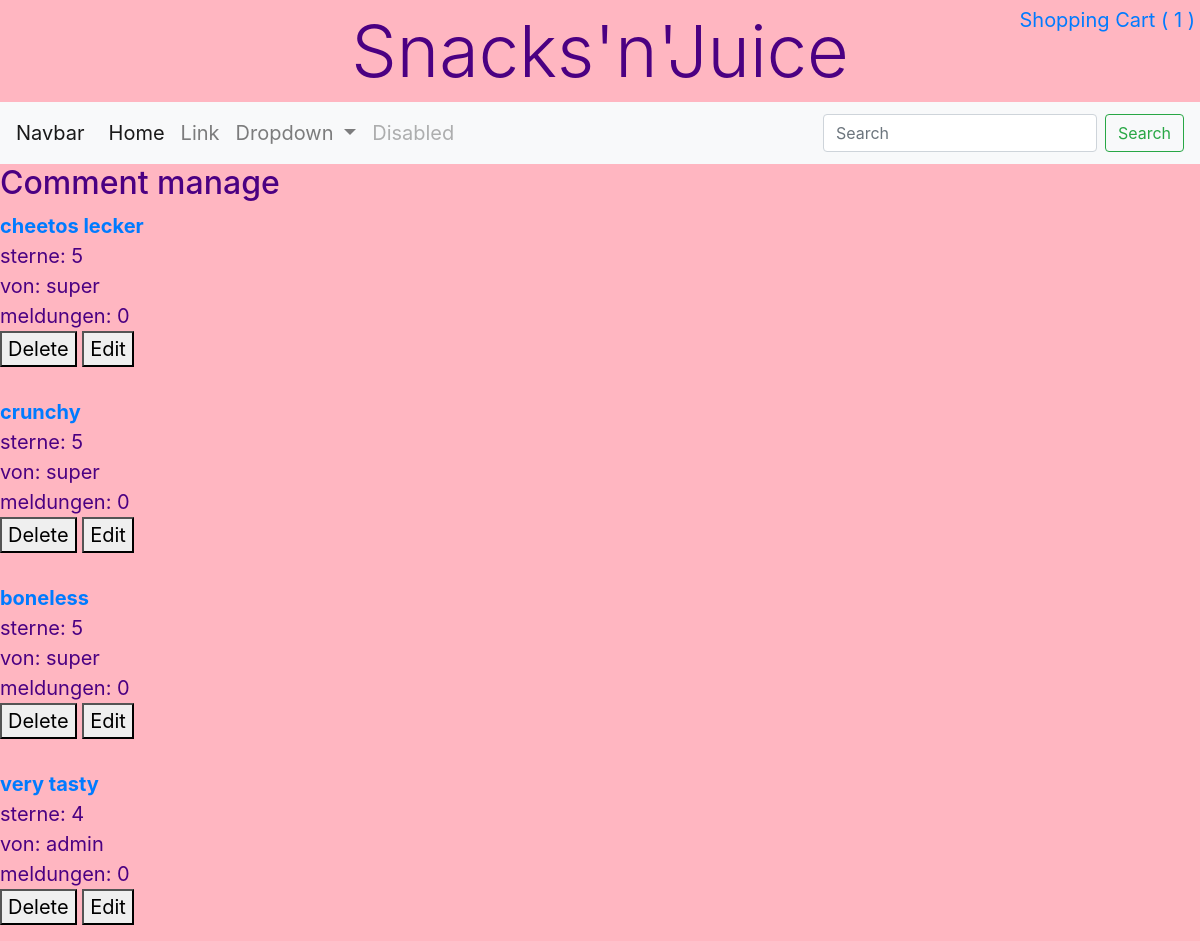
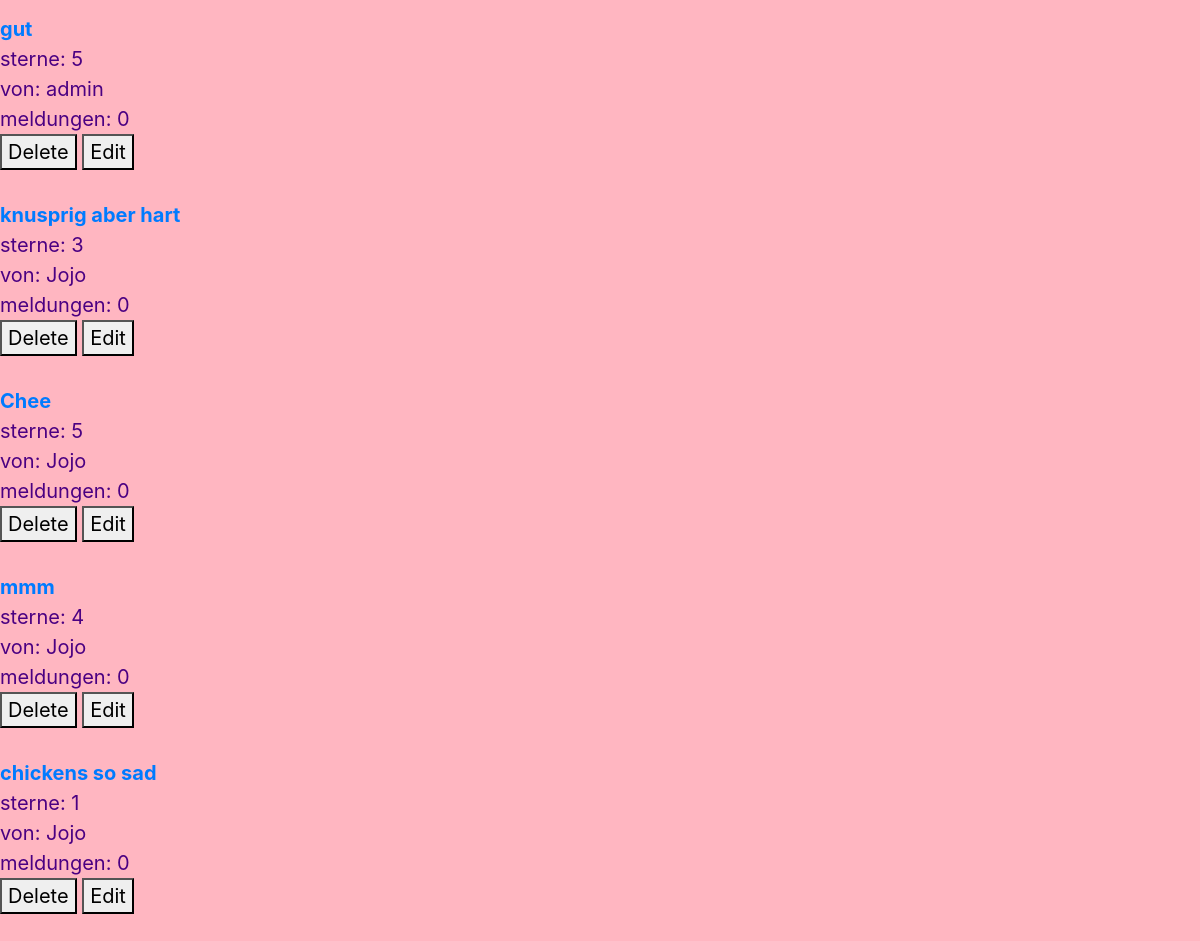
Before: /customerservice/manage/comment/ (signed in) with the older database file (2 pictures, top to bottom).
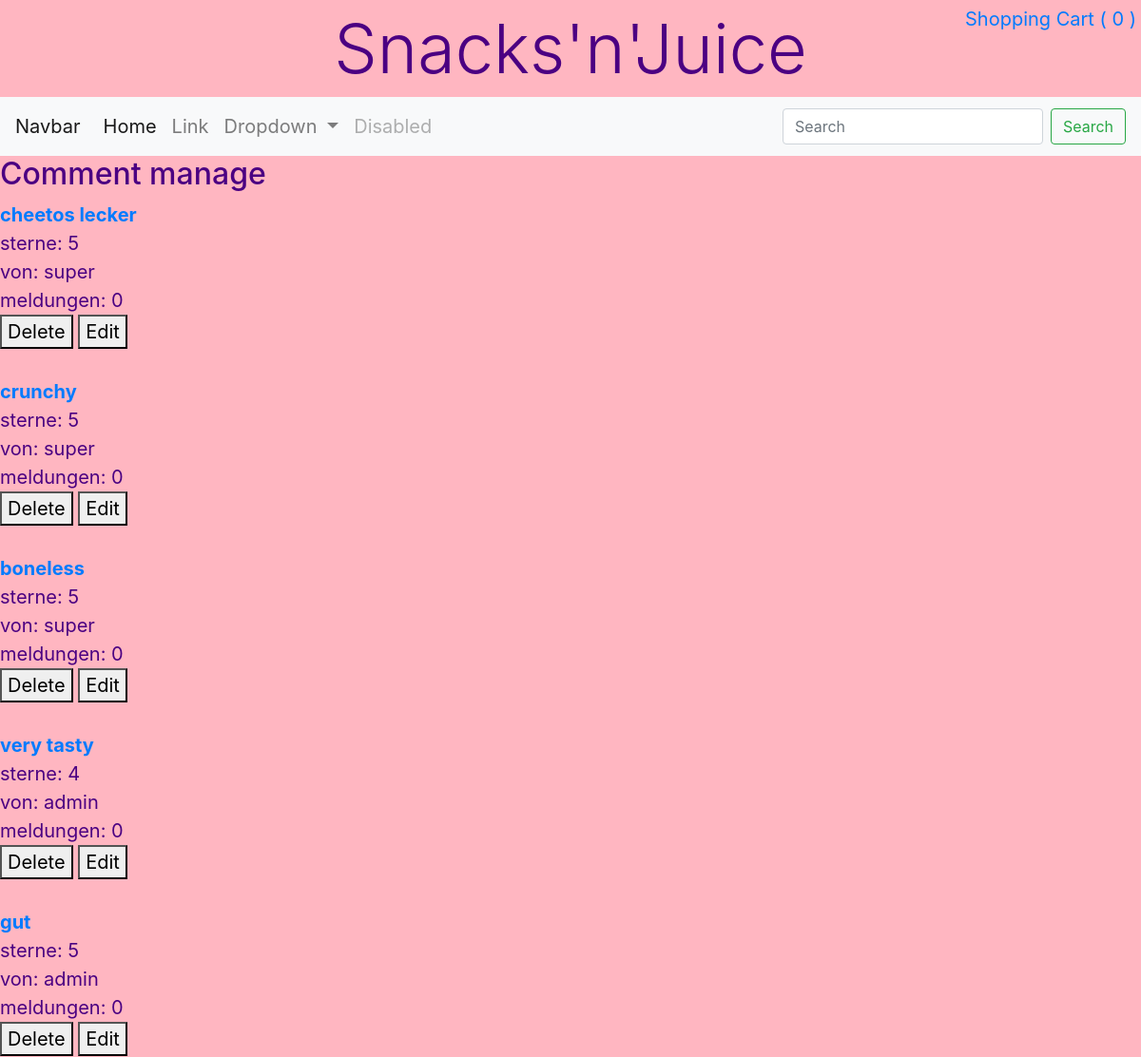
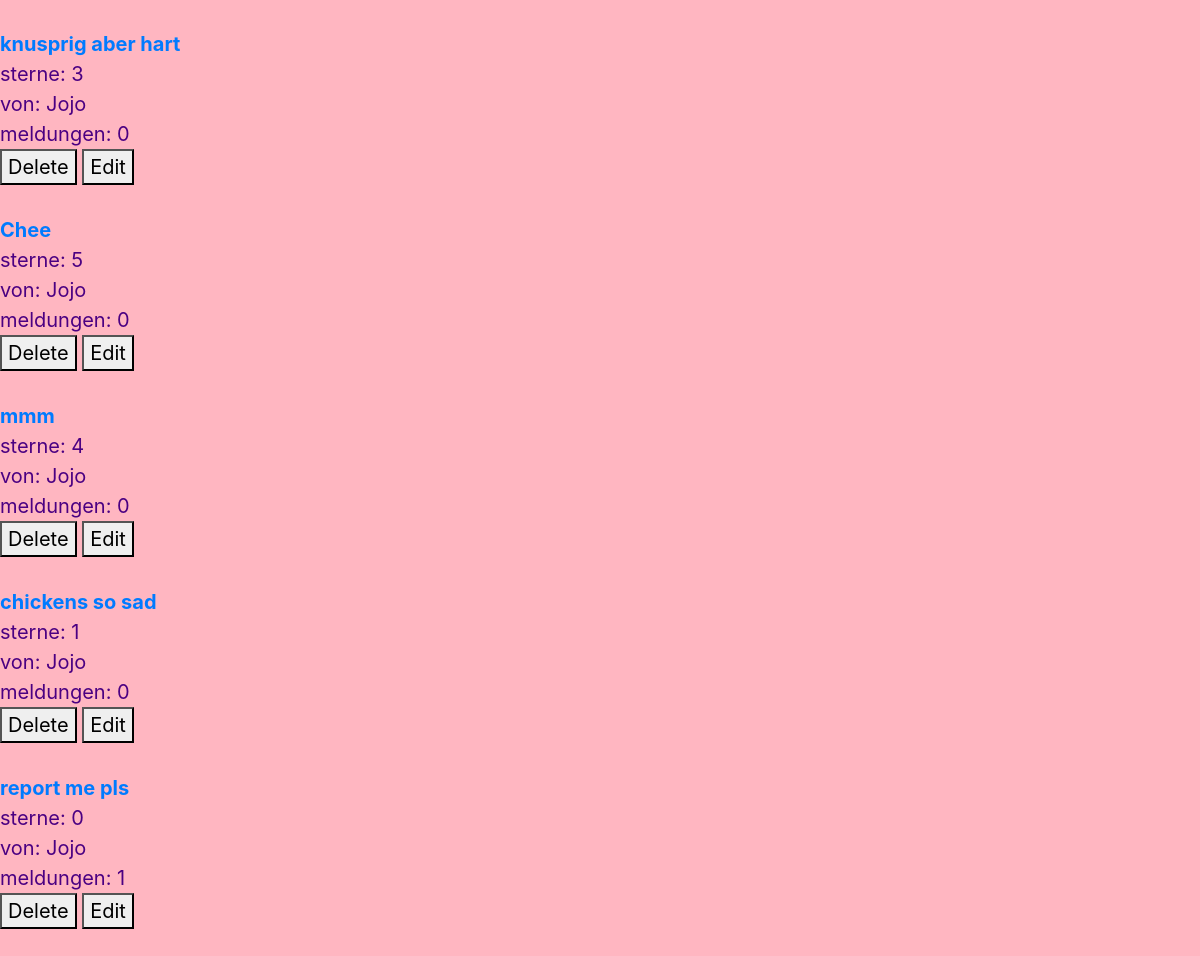
After: the same page with the newer database file (2 pictures, top to bottom).
### Useradmin/models.py (models this page shows, shortened)
class MyUser(AbstractUser):
    USER_TYPES = [
        ('SU', 'superuser'),
        ('CS', 'customer service'),
        ('CU', 'customer'),
    ]
    date_of_birth = models.DateField(default=get_date_20_years_ago())  # Default is 20 years old
    profile_picture = models.ImageField(upload_to='profile_pictures/', blank=True, null=True)
    some_file = models.FileField(upload_to='uploaded_files/', blank=True, null=True)
    type = models.CharField(max_length=2,
                            choices=USER_TYPES,
                            default='CU')
    def is_superuser_or_staff(self):
        return self.is_superuser or self.is_staff
    def can_delete(self):
        return self.is_superuser_or_staff()
    def count_shopping_cart_items(self):
        count = 0
        if self.is_authenticated:
            shopping_carts = ShoppingCart.objects.filter(benutzer=self)
            if shopping_carts:
                shopping_cart = shopping_carts.first()
                count = shopping_cart.get_number_of_items()
        return count

### Shoppingcart/models.py (models this page shows, shortened)
class ShoppingCart(models.Model):
    zeitstempel = models.DateTimeField(default=timezone.now)
    benutzer = models.ForeignKey(settings.AUTH_USER_MODEL,
                                 on_delete=models.CASCADE,
                                 )
    def get_number_of_items(self):
        number_of_items = 0
        shopping_cart_items = ShoppingCartItem.objects.filter(shopping_cart=self)
        for item in shopping_cart_items:
            number_of_items += item.menge
        return number_of_items

class ShoppingCartItem(models.Model):
    produkt_id = models.IntegerField()
    produkt_name = models.CharField(max_length=100)
    preis = models.DecimalField(decimal_places=2, max_digits=10)
    menge = models.IntegerField(default=1, validators=[MinValueValidator(1)])
    shopping_cart = models.ForeignKey(ShoppingCart,
                                      on_delete=models.CASCADE,
                                      )

### Snacks/models.py (models this page shows, shortened)
class Comment(models.Model):
    STERN_BEWERTUNG = [tuple([x,x]) for x in range(0,6)]
    text = models.TextField(max_length=500)
    sternbewertung = models.IntegerField(choices=STERN_BEWERTUNG, default=5)
    poster = models.ForeignKey(settings.AUTH_USER_MODEL,
                               on_delete=models.CASCADE,
                               related_name='Poster',
                               related_query_name='Posters'
                               )
    timestamp = models.DateTimeField(auto_now_add=True)
    snack = models.ForeignKey(Snack, on_delete=models.CASCADE)
    class Meta:
        ordering = ['timestamp']
        verbose_name = 'Comment'
        verbose_name_plural = 'Comments'
    def get_reports_count(self):
        reports = Report.objects.filter(comment=self)
        return len(reports)

### Customerservice/views.py (the view)
# urls.py: path('manage/comment/', views.comment_manage_view, name='comment-manage'),
def comment_manage_view(request):
    all_the_comments = Comment.objects.all()
    can_delete = False
    myuser = request.user
    if not myuser.is_anonymous:
        can_delete = myuser.can_delete()
    context = {
        'all_the_comments': all_the_comments,
        'can_delete': can_delete}
    if request.method == 'POST' and can_delete:
        if 'delete' in request.POST:
            return redirect('snack-delete', request.POST['comment_id'])
        elif 'edit' in request.POST:
            return redirect('comment-edit-cs', request.POST['comment_id'])
    return render(request, 'comment-manage.html', context)

### Customerservice/templates/comment-manage.html (shortened to what this page needs)
{% extends 'home.html' %}
{% load static %}
{% block logged_in_content %}
<h2>Comment manage</h2>
    {% for comment in all_the_comments %}
        <a href="{% url 'snack-detail' comment.snack.id %}"><b>{{  comment.text }}</b></a><br>
        sterne: {{ comment.sternbewertung }}<br>von: {{ comment.poster.username }}<br>meldungen: {{ comment.get_reports_count  }}
        <br>
        {% if can_delete %}
            <form method="POST">
                <button type="submit" name="delete">Delete</button>
                <button type="submit" name="edit">Edit</button>
            </form>
        {% endif %}
        <br>
    {% endfor %}
    <br>
{% endblock %}

### templates/home.html (shortened to what this page needs)
{% extends "base.html" %}
{% load static %}
{% block css %}
    <link rel="stylesheet" type="text/css" href="{% static 'css/home_style.css' %}">
{% endblock %}
{% block header %}
    <div class="mw-100 d-flex justify-content-between">
        <div class="display-3 text-center py-2 mx-auto">Snacks'n'Juice</div>
        <a class="position-fixed" style="right: 0.25em; top: 0.25em;" href="{% url 'shopping-cart-show' %}">
            Shopping Cart (
            {% if user.is_authenticated %}
                {{ request.user.count_shopping_cart_items }}
            {% else %}
                0
            {% endif %}
            )
        </a>
    </div>
    <nav class="navbar navbar-expand-lg navbar-light bg-light">
      <a class="navbar-brand" href="#">Navbar</a>
      <div class="collapse navbar-collapse" id="navbarSupportedContent">
        <ul class="navbar-nav mr-auto">
          <li class="nav-item active">
            <a class="nav-link" href="#">Home <span class="sr-only">(current)</span></a>
          </li>
          <li class="nav-item">
            <a class="nav-link" href="#">Link</a>
          </li>
          <li class="nav-item dropdown">
            <a class="nav-link dropdown-toggle" href="#" id="navbarDropdown" role="button" data-toggle="dropdown" aria-haspopup="true" aria-expanded="false">
              Dropdown
            </a>
          </li>
          <li class="nav-item">
            <a class="nav-link disabled" href="#" tabindex="-1" aria-disabled="true">Disabled</a>
          </li>
        </ul>
        <form class="form-inline my-2 my-lg-0">
          <input class="form-control mr-sm-2" type="search" placeholder="Search" aria-label="Search">
          <button class="btn btn-outline-success my-2 my-sm-0" type="submit">Search</button>
        </form>
      </div>
    </nav>
{% endblock %}
{% block content %}
    {% if user.is_authenticated %}
        {% block logged_in_content %}{% endblock %}
    {% endif %}
{% endblock %}

Changed rows visible on the page:
changed MyUser: user.count_shopping_cart_items "1" → "0"
added Comment: text "report me pls", sternbewertung "0", poster.username "Jojo", get_reports_count "1"
